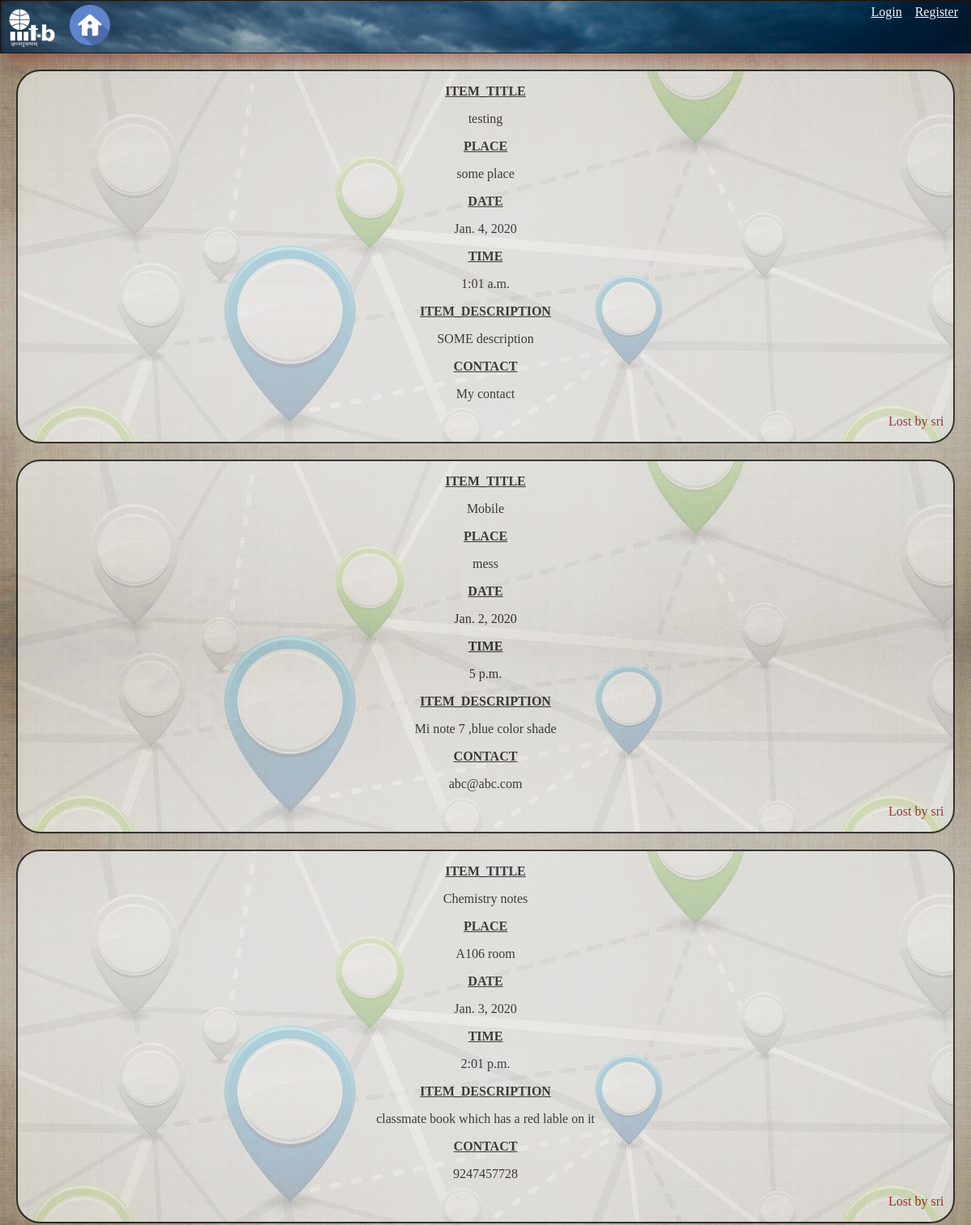
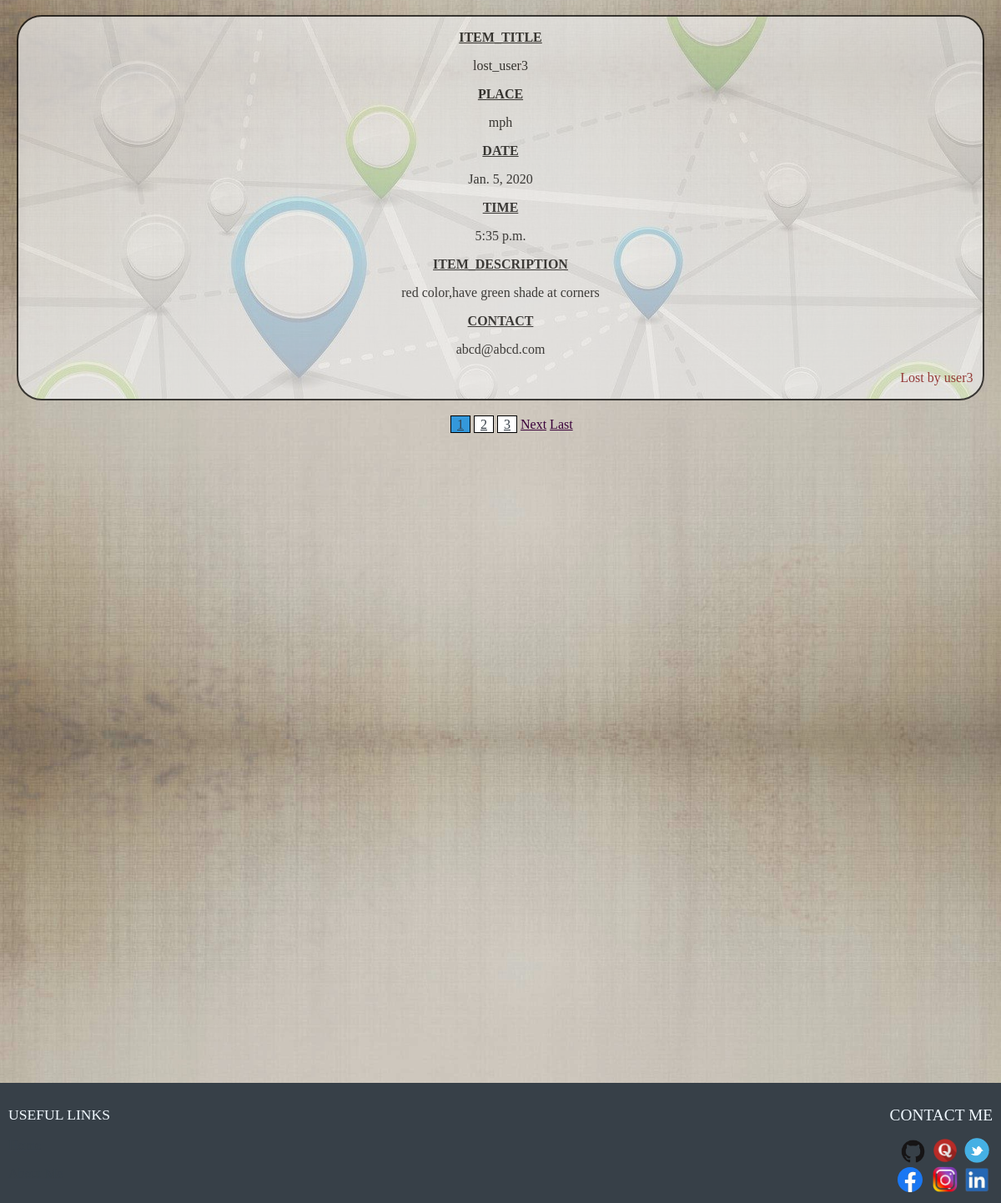
The page /lostlist/ on the database its author committed (2 pictures, top to bottom).
### lost/models.py (models this page shows, shortened)
class itemlost(models.Model):
    product_title = models.CharField(max_length=100)
    place = models.TextField(default='Lost this item near ..')
    date = models.DateField()
    time=models.TimeField()
    description = models.TextField()
    contactme = models.CharField(max_length=150,default='email')
    username=models.CharField(max_length=100,blank=True,default='NULL')

### lost/views.py (the view)
# urls.py: path('lostlist/',lost_view,name='lost_list'),
def lost_view(request,*args,**kwargs):
    obj=itemlost.objects.all()
    obj1=list(reversed(obj))
    paginator=Paginator(obj1, 4)
    page=request.GET.get('page') # ?page=number
    objpic=Profile.objects.all()
    context={
        'object':paginator.get_page(page),
        'objectpic':objpic
        }
    return render(request,"lostlist.html",context)

### templates/lostlist.html (shortened to what this page needs)
{%include 'base.html'%}
{%include 'header.html'%}
<div style="padding-bottom: 780px;">
    {%for data in object%}
        <div class="list common">
            <p><u><b>ITEM_TITLE</b></u></p>
            <p> {{data.product_title}}</p>
            <p><u><b>PLACE</b></u></p>
            <p>{{data.place}}</p>
            <p><u><b>DATE</b></u></p>
            <p>{{data.date}}</p>
            <p><u><b>TIME</b></u></p>
            <p>{{data.time}}</p>
            <p><u><b>ITEM_DESCRIPTION</b></u></p>
            <p>{{data.description}}</p>
            <p><u><b>CONTACT</b></u></p>
            <p>{{data.contactme}}</p>
            {%if data.username != ''%}
            <p style="text-align: right; padding-right: 1%; color: rgb(129, 4, 4); ">Lost by {{data.username}}</p>
            {%else%}
            <p style="text-align: right; padding-right: 1%; color: rgb(129, 4, 4);">Lost by #Anonymous</p>
            {%endif%}
        </div>
    {%endfor%}
    {% for num in object.paginator.page_range %}
        {% if object.number == num %}
            {% if not object.has_previous %}
                <a class="current" href="?page={{ num }}" style="margin-left: 45%;">{{ num }}</a>
            {% else %}
                <a class="current" href="?page={{ num }}">{{ num }}</a>
            {% endif %}
        {% elif num > object.number|add:'-3' and num < object.number|add:'3' %}
            <a href="?page={{ num }}" class="pagenums">{{ num }}</a>
        {% endif %}
    {% endfor %}
    {% if object.has_next %}
        <a href="?page={{ object.next_page_number }}" class="pagenumslinks">Next</a>
        <a href="?page={{ object.paginator.num_pages }}" class="pagenumslinks">Last</a>
    {% endif %}
</div>
{% include 'footer.html' %}

### templates/base.html (shortened to what this page needs)
<!DOCTYPE html>
{% load static %}
<html>
    <head>
        <link rel="stylesheet" type="text/css" href="{% static 'css/style.css' %}" />
    </head>
    <body>
    </body>
</html>

### templates/header.html
{% load static %}
<header><div class="border">
    <a href="https://www.iiitb.ac.in/" target="_blank">
    <img src="{% static '/css/images/IIIT-B_logo.png' %}" alt="IIIT-B_logo" class="icon" width=70px align="left" ></a>
    <a href="/">
        <img src="{%static '/css/images/home.png'%}" alt="home-icon" class="icon" width="50px" align="left" style="margin-left:1%;padding-bottom: 0%;"></a>
    <div align="right">
        {% if user.is_authenticated %}
            <a href="/profile/" style="margin-bottom: 0%;"><img src="{{ user.profile.image.url }}" alt="profile" width="40px" class="icon" style="border: 1px solid white;border-radius: 20px;background-color: aliceblue;"></a>&nbsp;&nbsp;
            <a href="/logout/" class="links" style="color: aliceblue;">Logout</a> &nbsp;&nbsp;
        {% else %}
            <a href="/login/" class="links" style="color: aliceblue;">Login</a> &nbsp;&nbsp;
            <a href="/register/" class="links" style="color: aliceblue;">Register</a> &nbsp;&nbsp;
            <br><br><br>
        {% endif %}
    </div>
    </div>
</header>

### templates/footer.html
{% load static %}
<footer>
<p class="headings">USEFUL LINKS <span class="headings"> CONTACT ME</span></p>
<p><a href="../" class="links" id="foot">Home</a>
    <span class="icon">
    <a href="https://github.com/GSri30/" target="_blank"><img src="{% static '/css/images/github.png' %}" alt="Github" width="30px" class="icons"></a>&nbsp;
    <a href="https://www.quora.com/profile/Sri-Harsha-G-2" target="_black"><img src="{% static '/css/images/quora.png' %}" alt="Quora" width="30px" class="icons"></a>&nbsp;
    <a href="https://twitter.com/SriHarshaG6" target="_blank"><img src="{% static '/css/images/twitter.png' %}" alt="Twitter" width="30px" class="icons"></a>&nbsp;
    </span>
</p>
<p><a href="https://gsri30.github.io/" target="_blank" class="links" id="foot">About Me</a>
    <span class="icon">
    <a href="https://www.facebook.com/profile.php?id=100006387729055" target="_blank"><img src="{% static '/css/images/facebook.svg' %}" alt="Facebook" width="30px" class="icons"></a> &nbsp;
    <a href="https://www.instagram.com/gsri_30/" target="_blank"><img src="{% static '/css/images/instagram.png' %}" alt="Instagram" width="30px" class="icons"></a>&nbsp;
    <a href="https://www.linkedin.com/in/sri-harsha-g-15534a18a/" target="_blank"><img src="{% static '/css/images/linkedin.png' %}" alt="Linkedin" width="30px" class="icons"></a>&nbsp;
    </span>
</p>
</footer>

### static/css/style.css (style rules this page uses)
body { margin:0px; padding:0px; background-color: whitesmoke ; background-size:100%; background-image: url("images/background_header.jpg"); }
header { background-image: url("images/header.jpg"); border:1px solid #1f1209; padding:5px 3px 5px 3px; background-size: 100%; }
footer { padding:10px; background-size: 100%; background-color: #374048; clear: both; position: relative; }
.common { margin: 20px; text-align: center; font-family: serif; color: black; border: 2px solid black; opacity: 0.7; transition: box-shadow 0.4s; background-image: url("images/background2.jpg"); border-radius: 30px; cursor: pointer; }
a:link { color:#374049 ; }
.headings { color: aliceblue; font-size: 110%; }
span { float: right; }
.pagenums { border: 1px solid black; text-align: center; padding: 1px 7px; background-color: white; }
.current { border: 1px solid black; text-align: center; padding: 1px 7px; background-color: #3498db; }
a.pagenumslinks { color: #3a013a; }

### rows shown on the page
itemlost: product_title "testing", place "some place", date "Jan. 4, 2020", time "1:01 a.m.", description "SOME description", contactme "My contact", username "sri"
itemlost: product_title "Mobile", place "mess", date "Jan. 2, 2020", time "5 p.m.", description "Mi note 7 ,blue color shade", contactme "abc@abc.com", username "sri"
itemlost: product_title "Chemistry notes", place "A106 room", date "Jan. 3, 2020", time "2:01 p.m.", description "classmate book which has a red lable on it", contactme "9247457728", username "sri"
itemlost: product_title "lost_user3", place "mph", date "Jan. 5, 2020", time "5:35 p.m.", description "red color,have green shade at corners", contactme "abcd@abcd.com", username "user3"

### other values the page prints
{{ num }} "1"
{{ num }} "2" "3"
